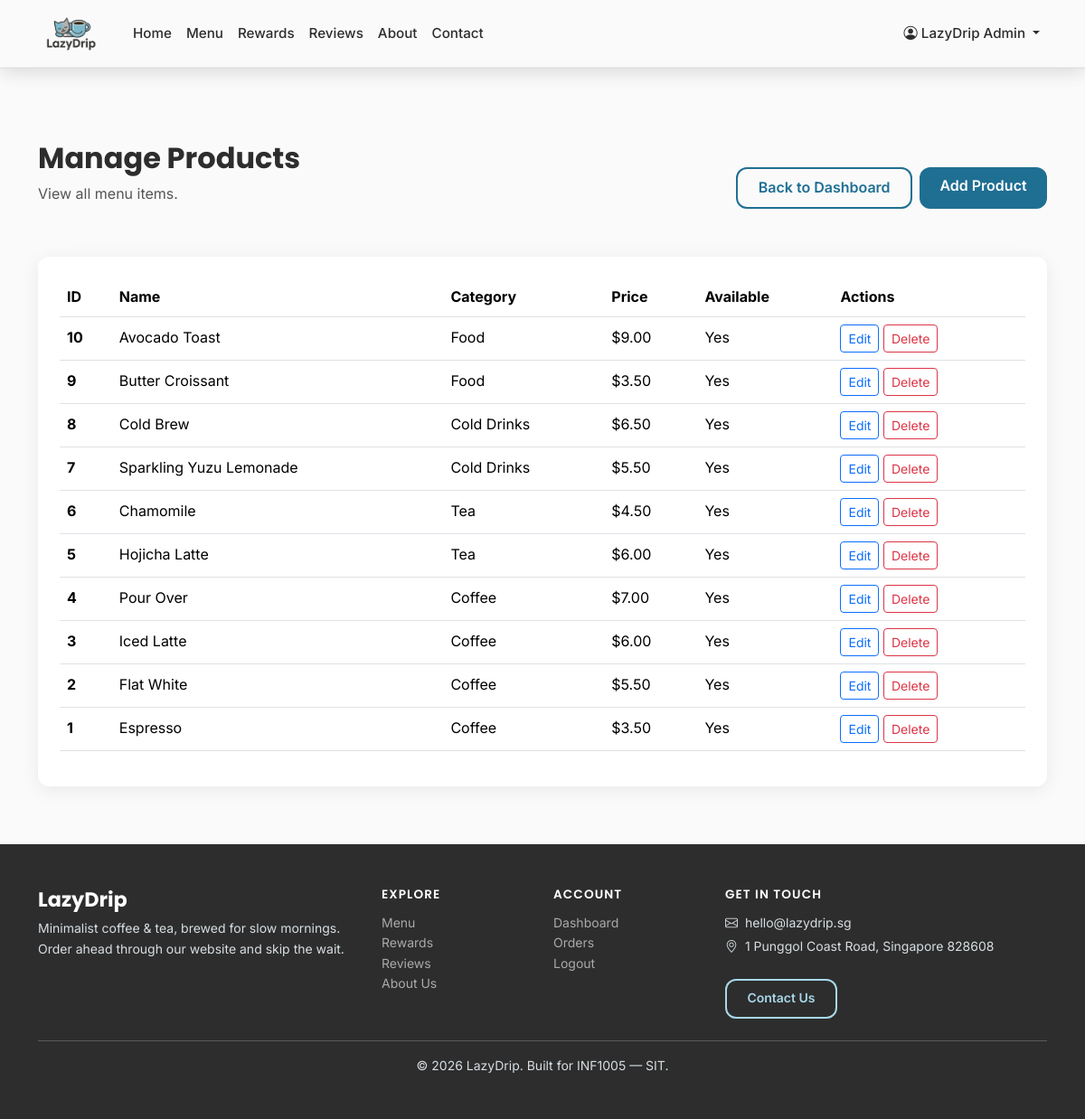
/admin/products.php (signed in), run on the app's committed database.
### tables this page shows
CREATE TABLE menu_items (
    item_id       INT UNSIGNED AUTO_INCREMENT PRIMARY KEY,
    category_id   INT UNSIGNED NOT NULL,
    item_name     VARCHAR(120) NOT NULL,
    description   TEXT         DEFAULT NULL,
    price         DECIMAL(8,2) NOT NULL,
    image_path    VARCHAR(255) DEFAULT NULL,
    is_available  TINYINT(1)   NOT NULL DEFAULT 1,
    created_at    DATETIME     NOT NULL DEFAULT CURRENT_TIMESTAMP,
    CONSTRAINT fk_menu_category
        FOREIGN KEY (category_id) REFERENCES categories (category_id)
        ON UPDATE CASCADE ON DELETE RESTRICT
);

CREATE TABLE categories (
    category_id   INT UNSIGNED AUTO_INCREMENT PRIMARY KEY,
    category_name VARCHAR(80)  NOT NULL UNIQUE,
    sort_order    TINYINT UNSIGNED NOT NULL DEFAULT 0
);

### includes/functions.php (called while the page is built, shortened)
<?php
function e(string $value): string
{
    return htmlspecialchars($value, ENT_QUOTES, 'UTF-8');
}
function is_logged_in(): bool
{
    return !empty($_SESSION['user_id']);
}

### admin/products.php (the view, shortened to what this page needs)
<?php
$current_page = 'admin';
require_once __DIR__ . '/../includes/db.php';
require_once __DIR__ . '/../includes/functions.php';
$products = [];
$perPage = 10;
$currentPage = filter_input(INPUT_GET, 'page', FILTER_VALIDATE_INT);
if (!$currentPage || $currentPage < 1) {
    $currentPage = 1;
}
try {
    $offset = ($currentPage - 1) * $perPage;
    $stmt = $pdo->prepare("
        SELECT m.item_id,
               m.item_name,
               m.price,
               m.is_available,
               c.category_name
        FROM menu_items m
        JOIN categories c ON m.category_id = c.category_id
        ORDER BY m.item_id DESC
        LIMIT :limit OFFSET :offset
    ");
    $stmt->bindValue(':limit', $perPage, PDO::PARAM_INT);
    $stmt->bindValue(':offset', $offset, PDO::PARAM_INT);
    $stmt->execute();
    $products = $stmt->fetchAll();
} catch (PDOException $e) {
    error_log('Admin products load error: ' . $e->getMessage());
    $products = [];
    $totalProducts = 0;
    $totalPages = 1;
    $currentPage = 1;
}
require_once __DIR__ . '/../includes/header.php';
?>
<section class="ld-section">
    <div class="container">
        <div class="d-flex justify-content-between align-items-center mb-4">
            <div>
                <h1 class="ld-section-title">Manage Products</h1>
                <p class="ld-section-subtitle">View all menu items.</p>
            </div>
            <div class="d-flex gap-2">
                <a href="<?= APP_URL ?>/admin/dashboard.php" class="ld-btn-outline">Back to Dashboard</a>
                <a href="<?= APP_URL ?>/admin/product_create.php" class="ld-btn-primary">Add Product</a>
            </div>
        </div>
        <div class="card ld-card p-4">
            <div class="table-responsive">
                <table class="table align-middle">
                    <thead>
                        <tr>
                            <th scope="col">ID</th>
                            <th scope="col">Name</th>
                            <th scope="col">Category</th>
                            <th scope="col">Price</th>
                            <th scope="col">Available</th>
                            <th scope="col">Actions</th>
                        </tr>
                    </thead>
                    <tbody>
                        <?php if (empty($products)): ?>
                            <tr>
                                <td colspan="6">No products found.</td>
                            </tr>
                        <?php else: ?>
                            <?php foreach ($products as $product): ?>
                                <tr>
                                    <th scope="row"><?= e((string) $product['item_id']) ?></th>
                                    <td><?= e($product['item_name']) ?></td>
                                    <td><?= e($product['category_name']) ?></td>
                                    <td>$<?= number_format((float) $product['price'], 2) ?></td>
                                    <td><?= $product['is_available'] ? 'Yes' : 'No' ?></td>
                                    <td>
                                        <a href="<?= APP_URL ?>/admin/product_edit.php?id=<?= e((string) $product['item_id']) ?>"
                                            class="btn btn-sm btn-outline-primary"
                                            aria-label="Edit product <?= e($product['item_name']) ?>">Edit</a>
                                        <a href="<?= APP_URL ?>/admin/product_delete.php?id=<?= e((string) $product['item_id']) ?>"
                                            class="btn btn-sm btn-outline-danger"
                                            aria-label="Delete product <?= e($product['item_name']) ?>">Delete</a>
                                    </td>
                                </tr>
                            <?php endforeach; ?>
                        <?php endif; ?>
                    </tbody>
                </table>
            </div>
        </div>
    </div>
</section>
<?php require_once __DIR__ . '/../includes/footer.php'; ?>

### includes/header.php (shortened to what this page needs)
<?php
require_once __DIR__ . '/functions.php';
?>
<!DOCTYPE html>
<html lang="en">
<head>
    <link rel="stylesheet" href="https://cdnjs.cloudflare.com/ajax/libs/font-awesome/6.5.2/css/all.min.css">
    <link rel="stylesheet"
          href="https://cdn.jsdelivr.net/npm/bootstrap@5.3.3/dist/css/bootstrap.min.css">
    <link rel="stylesheet"
          href="https://cdn.jsdelivr.net/npm/bootstrap-icons@1.11.3/font/bootstrap-icons.css">
    <link rel="stylesheet" href="/assets/css/style.css">
</head>
<body>
<header class="ld-navbar-header">
<nav class="navbar navbar-expand-lg navbar-light ld-navbar sticky-top" aria-label="Main navigation">
    <div class="container">
        <a class="navbar-brand ld-brand" href="<?= APP_URL ?>/index.php">
            <img src="<?= APP_URL ?>/assets/images/CatLogo_transparent.png" alt="LazyDrip Logo" style="max-height: 40px; margin-right: 8px; width: auto;">
        </a>
        <div class="collapse navbar-collapse" id="mainNav">
            <ul class="navbar-nav me-auto mb-2 mb-lg-0">
                <li class="nav-item">
                    <a class="nav-link <?= (($current_page ?? '') === 'home') ? 'active' : '' ?>"
                       href="<?= APP_URL ?>/index.php">Home</a>
                </li>
                <li class="nav-item">
                    <a class="nav-link <?= (($current_page ?? '') === 'menu') ? 'active' : '' ?>"
                       href="<?= APP_URL ?>/menu.php">Menu</a>
                </li>
                <li class="nav-item">
                    <a class="nav-link <?= (($current_page ?? '') === 'rewards') ? 'active' : '' ?>"
                       href="<?= APP_URL ?>/rewards.php">Rewards</a>
                </li>
                <li class="nav-item">
                    <a class="nav-link <?= (($current_page ?? '') === 'reviews') ? 'active' : '' ?>"
                       href="<?= APP_URL ?>/reviews.php">Reviews</a>
                </li>
                <li class="nav-item">
                    <a class="nav-link <?= (($current_page ?? '') === 'about') ? 'active' : '' ?>"
                       href="<?= APP_URL ?>/about.php">About</a>
                </li>
                <li class="nav-item">
                    <a class="nav-link <?= (($current_page ?? '') === 'contact') ? 'active' : '' ?>"
                       href="<?= APP_URL ?>/contact.php">Contact</a>
                </li>
            </ul>
            <ul class="navbar-nav align-items-center gap-2">
                <?php if (is_logged_in()): ?>
                <li class="nav-item dropdown">
                    <button class="nav-link dropdown-toggle bg-transparent border-0" type="button"
                       data-bs-toggle="dropdown" aria-expanded="false"
                       id="userMenuBtn">
                        <i class="bi bi-person-circle" aria-hidden="true"></i>
                        <?= e($_SESSION['full_name'] ?? 'Account') ?>
                    </button>
                </li>
                <?php endif; ?>
            </ul>
        </div>
    </div>
</nav>
</header>
<main id="main-content">

### includes/footer.php (shortened to what this page needs)
</main>
<footer class="ld-footer mt-auto py-5">
    <div class="container">
        <div class="row gy-4">
            <div class="col-md-4">
                <h2 class="ld-footer-brand">LazyDrip</h2>
                <p class="text-muted small">
                    Minimalist coffee &amp; tea, brewed for slow mornings.
                    Order ahead through our website and skip the wait.
                </p>
            </div>
            <div class="col-md-2">
                <h2 class="ld-footer-heading">Explore</h2>
                <ul class="list-unstyled small">
                    <li><a href="<?= APP_URL ?>/menu.php">Menu</a></li>
                    <li><a href="<?= APP_URL ?>/rewards.php">Rewards</a></li>
                    <li><a href="<?= APP_URL ?>/reviews.php">Reviews</a></li>
                    <li><a href="<?= APP_URL ?>/about.php">About Us</a></li>
                </ul>
            </div>
            <div class="col-md-2">
                <h2 class="ld-footer-heading">Account</h2>
                <ul class="list-unstyled small">
                    <?php if (is_logged_in()): ?>
                        <li><a href="<?= APP_URL ?>/customer/dashboard.php">Dashboard</a></li>
                        <li><a href="<?= APP_URL ?>/customer/order_history.php">Orders</a></li>
                        <li><a href="<?= APP_URL ?>/auth/logout.php">Logout</a></li>
                    <?php else: ?>
                        <li><a href="<?= APP_URL ?>/auth/login.php">Log In</a></li>
                        <li><a href="<?= APP_URL ?>/auth/register.php">Sign Up</a></li>
                    <?php endif; ?>
                </ul>
            </div>
            <div class="col-md-4">
                <h2 class="ld-footer-heading">Get in Touch</h2>
                <p class="text-muted small mb-1">
                    <i class="bi bi-envelope me-1" aria-hidden="true"></i>
                    hello@lazydrip.sg
                </p>
                <p class="text-muted small">
                    <i class="bi bi-geo-alt me-1" aria-hidden="true"></i>
                    1 Punggol Coast Road,
                    Singapore 828608
                </p>
                <a href="<?= APP_URL ?>/contact.php" class="btn ld-btn-outline btn-sm mt-2">
                    Contact Us
                </a>
            </div>
        </div>
        <hr class="mt-4 mb-3">
        <p class="text-center text-muted small mb-0">
            &copy; <?= date('Y') ?> <?= APP_NAME ?>. Built for INF1005 — SIT.
        </p>
    </div>
</footer>
</body>
</html>

### assets/css/style.css (style rules this page uses)
:root { --ld-blue: #A8D8EA; --ld-blue-dark: #7EC8E3; --ld-blue-light: #E8F6FB; --ld-charcoal: #2D2D2D; --ld-muted: #555555; --ld-white: #FAFAFA; --ld-radius: 12px; --ld-shadow: 0 4px 20px rgba(0,0,0,0.07); --font-head: 'Poppins', sans-serif; --font-body: 'Inter', sans-serif; }
*, *::before, *::after { box-sizing: border-box; }
html { scroll-behavior: smooth; }
html, body { max-width: 100%; overflow-x: clip; }
img { max-width: 100%; height: auto; display: block; }
body { background-color: var(--ld-white); color: var(--ld-charcoal); font-family: var(--font-body); font-size: 1rem; line-height: 1.6; min-height: 100vh; display: flex; flex-direction: column; }
h1, h2, h3, h4, h5, h6 { font-family: var(--font-head); font-weight: 600; }
a { color: #2E7FA8; text-decoration: none; transition: color 0.2s; }
.ld-navbar-header { position: sticky; top: 0; z-index: 1020; background-color: var(--ld-white); border-bottom: 1px solid rgba(0,0,0,0.06); box-shadow: var(--ld-shadow); }
.ld-navbar { background-color: var(--ld-white); border-bottom: 1px solid rgba(0,0,0,0.06); box-shadow: var(--ld-shadow); padding-top: 0.75rem; padding-bottom: 0.75rem; }
.ld-brand { font-family: var(--font-head); font-size: 1.4rem; font-weight: 700; color: var(--ld-charcoal) !important; display: flex; align-items: center; gap: 0.375rem; }
.navbar-nav .nav-link { font-weight: 500; font-size: 0.95rem; color: var(--ld-charcoal); padding: 0.6rem 1rem; border-radius: 0.375rem; transition: background 0.2s, color 0.2s; }
.ld-btn-primary, .btn.ld-btn-primary { background-color: #1F6F93; border-color: #1F6F93; border: none; color: #fff; font-weight: 600; border-radius: var(--ld-radius); padding: 0.5rem 1.4rem; transition: background 0.2s, transform 0.1s; display: inline-block; }
.ld-btn-outline { border: 2px solid #1F6F93; color: #1F6F93; font-weight: 600; border-radius: var(--ld-radius); padding: 0.5rem 1.4rem; transition: all 0.2s; display: inline-block; background: transparent; }
.ld-card { background: #fff; border: none; border-radius: var(--ld-radius); box-shadow: var(--ld-shadow); transition: transform 0.2s, box-shadow 0.2s; overflow: hidden; }
.ld-section { padding: 4rem 0; }
.ld-section-title { font-size: 2rem; font-weight: 700; margin-bottom: 0.5rem; }
.ld-section-subtitle { color: var(--ld-muted); font-size: 1rem; margin-bottom: 2rem; }
.ld-footer { background-color: var(--ld-charcoal); color: #D7DEE3; }
.ld-footer .ld-footer-brand, .ld-footer .ld-footer-heading { color: #fff !important; }
.ld-footer .text-muted, .ld-footer p, .ld-footer .small { color: #D7DEE3 !important; }
.ld-footer a { color: #aaa; }
.ld-footer-brand { font-family: var(--font-head); font-size: 1.4rem; font-weight: 700; color: var(--ld-white); }
.ld-footer-heading { font-size: 0.85rem; text-transform: uppercase; letter-spacing: 0.08em; color: var(--ld-white); margin-bottom: 0.75rem; }
.ld-footer .ld-btn-outline { border-color: var(--ld-blue); color: var(--ld-blue); }
.navbar-nav .nav-link, .ld-btn-primary, .btn.ld-btn-primary, .ld-btn-outline, .ld-qty-btn { min-width: 44px; min-height: 44px; }
.ld-footer h2, .ld-footer h3 { color: #fff !important; }

### data on the page
menu_items: item_id "10", item_name "Avocado Toast", category.category_name "Food", price "9.00", is_available "Yes"
menu_items: item_id "9", item_name "Butter Croissant", category.category_name "Food", price "3.50", is_available "Yes"
menu_items: item_id "8", item_name "Cold Brew", category.category_name "Cold Drinks", price "6.50", is_available "Yes"
menu_items: item_id "7", item_name "Sparkling Yuzu Lemonade", category.category_name "Cold Drinks", price "5.50", is_available "Yes"
menu_items: item_id "6", item_name "Chamomile", category.category_name "Tea", price "4.50", is_available "Yes"
menu_items: item_id "5", item_name "Hojicha Latte", category.category_name "Tea", price "6.00", is_available "Yes"
menu_items: item_id "4", item_name "Pour Over", category.category_name "Coffee", price "7.00", is_available "Yes"
menu_items: item_id "3", item_name "Iced Latte", category.category_name "Coffee", price "6.00", is_available "Yes"
menu_items: item_id "2", item_name "Flat White", category.category_name "Coffee", price "5.50", is_available "Yes"
menu_items: item_id "1", item_name "Espresso", category.category_name "Coffee", price "3.50", is_available "Yes"

### other printed values
$_SESSION['full_name'] "LazyDrip Admin"
APP_NAME "LazyDrip"
